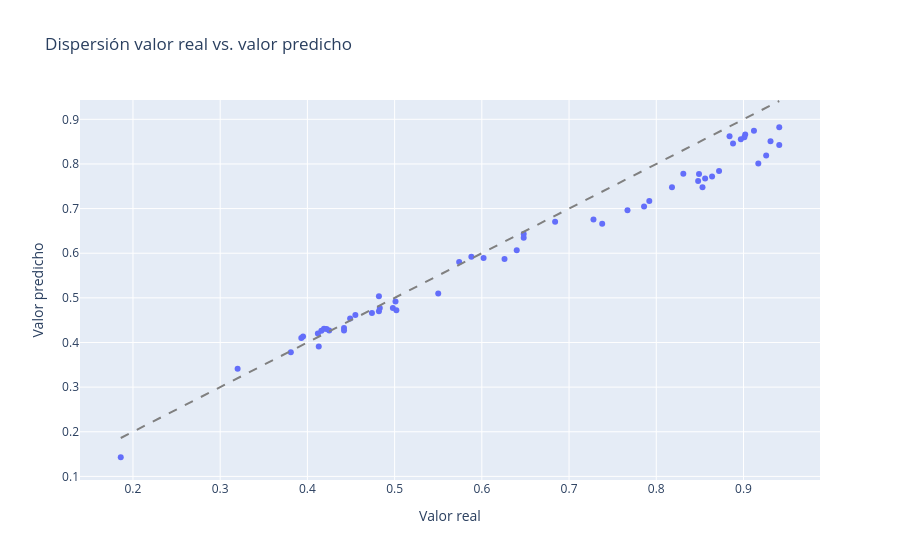

Here is the notebook cell this chart was saved with:
### Code cell
if "physical_fatigue_index" in pred_df.columns and not pred_df["physical_fatigue_index"].isna().all():
    fig = px.scatter(
        pred_df,
        x="physical_fatigue_index",
        y="fatigue_pred",
        title="Dispersión valor real vs. valor predicho",
        labels={"physical_fatigue_index": "Valor real", "fatigue_pred": "Valor predicho"},
    )
    min_val = pred_df["physical_fatigue_index"].min()
    max_val = pred_df["physical_fatigue_index"].max()
    fig.add_shape(
        type="line",
        x0=min_val,
        x1=max_val,
        y0=min_val,
        y1=max_val,
        line=dict(color="gray", dash="dash"),
    )
    fig.update_layout(xaxis_title="Valor real", yaxis_title="Valor predicho")
    fig.show()
else:
    print("No hay score real en el archivo; solo se muestra la serie predicha.")

### Figure 1 — Plotly figure (JSON) as saved in the notebook; plotly's stock layout.template omitted (floating-point values rounded to 4 significant figures)
{"data": [{"hovertemplate": "Valor real=%{x}<br>Valor predicho=%{y}<extra></extra>", "legendgroup": "", "marker": {"color": "#636efa", "symbol": "circle"}, "mode": "markers", "name": "", "orientation": "v", "showlegend": false, "type": "scatter", "x": [0.482, 0.455, 0.872, 0.853, 0.393, 0.648, 0.648, 0.395, 0.416, 0.786, 0.792, 0.442, 0.602, 0.626, 0.55, 0.64, 0.588, 0.425, 0.419, 0.884, 0.897, 0.449, 0.684, 0.728, 0.483, 0.902, 0.941, 0.498, 0.574, 0.912, 0.901, 0.442, 0.856, 0.831, 0.474, 0.917, 0.926, 0.482, 0.413, 0.738, 0.767, 0.501, 0.931, 0.941, 0.502, 0.864, 0.848, 0.422, 0.412, 0.849, 0.888, 0.818, 0.381, 0.32, 0.186], "xaxis": "x", "y": [0.5033, 0.4613, 0.7841, 0.7477, 0.4102, 0.6433, 0.6345, 0.4134, 0.4263, 0.7044, 0.717, 0.4327, 0.5893, 0.5872, 0.5095, 0.6065, 0.592, 0.4266, 0.4309, 0.8622, 0.8555, 0.4539, 0.6705, 0.6757, 0.477, 0.8661, 0.882, 0.4774, 0.5804, 0.8744, 0.8599, 0.4267, 0.7673, 0.7783, 0.466, 0.8009, 0.8188, 0.4701, 0.3907, 0.666, 0.6961, 0.492, 0.8508, 0.8422, 0.4724, 0.7719, 0.7617, 0.4304, 0.4203, 0.7776, 0.8459, 0.7478, 0.3783, 0.3412, 0.1429], "yaxis": "y"}], "layout": {"legend": {"tracegroupgap": 0}, "shapes": [{"line": {"color": "gray", "dash": "dash"}, "type": "line", "x0": 0.186, "x1": 0.941, "y0": 0.186, "y1": 0.941}], "title": {"text": "Dispersión valor real vs. valor predicho"}, "xaxis": {"anchor": "y", "domain": [0, 1], "title": {"text": "Valor real"}}, "yaxis": {"anchor": "x", "domain": [0, 1], "title": {"text": "Valor predicho"}}}}
